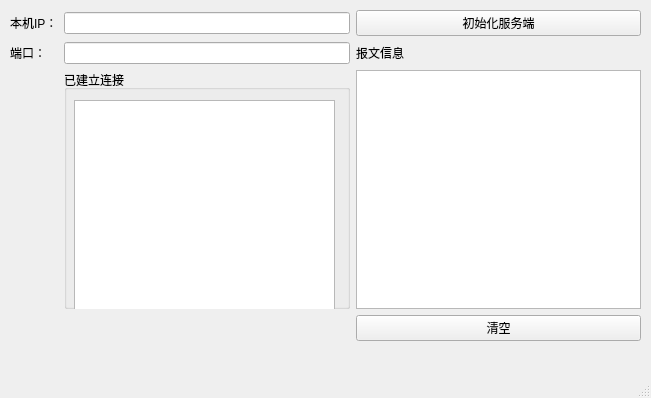
<?xml version="1.0" encoding="UTF-8"?>
<ui version="4.0">
 <class>MainWindow</class>
 <widget class="QMainWindow" name="MainWindow">
  <property name="geometry">
   <rect>
    <x>0</x>
    <y>0</y>
    <width>651</width>
    <height>398</height>
   </rect>
  </property>
  <property name="windowTitle">
   <string>MainWindow</string>
  </property>
  <widget class="QWidget" name="centralwidget">
   <widget class="QWidget" name="gridLayoutWidget">
    <property name="geometry">
     <rect>
      <x>10</x>
      <y>10</y>
      <width>631</width>
      <height>331</height>
     </rect>
    </property>
    <layout class="QGridLayout" name="gridLayout">
     <item row="1" column="0">
      <widget class="QLabel" name="label_2">
       <property name="text">
        <string>端口：</string>
       </property>
      </widget>
     </item>
     <item row="1" column="2">
      <widget class="QLabel" name="label_3">
       <property name="text">
        <string>报文信息</string>
       </property>
      </widget>
     </item>
     <item row="3" column="1">
      <widget class="QGroupBox" name="groupBox">
       <property name="title">
        <string>已建立连接</string>
       </property>
       <widget class="QTableWidget" name="twConnected">
        <property name="geometry">
         <rect>
          <x>10</x>
          <y>30</y>
          <width>261</width>
          <height>231</height>
         </rect>
        </property>
       </widget>
      </widget>
     </item>
     <item row="0" column="0">
      <widget class="QLabel" name="label">
       <property name="text">
        <string>本机IP：</string>
       </property>
      </widget>
     </item>
     <item row="4" column="2">
      <widget class="QPushButton" name="pbClear">
       <property name="text">
        <string>清空</string>
       </property>
      </widget>
     </item>
     <item row="0" column="1">
      <widget class="QLineEdit" name="leIPAddr"/>
     </item>
     <item row="1" column="1">
      <widget class="QLineEdit" name="lePort"/>
     </item>
     <item row="3" column="2">
      <widget class="QListWidget" name="lwLog"/>
     </item>
     <item row="0" column="2">
      <widget class="QPushButton" name="pbInitServer">
       <property name="text">
        <string>初始化服务端</string>
       </property>
      </widget>
     </item>
    </layout>
   </widget>
  </widget>
  <widget class="QMenuBar" name="menubar">
   <property name="geometry">
    <rect>
     <x>0</x>
     <y>0</y>
     <width>651</width>
     <height>21</height>
    </rect>
   </property>
  </widget>
  <widget class="QStatusBar" name="statusbar"/>
 </widget>
 <resources/>
 <connections/>
</ui>
